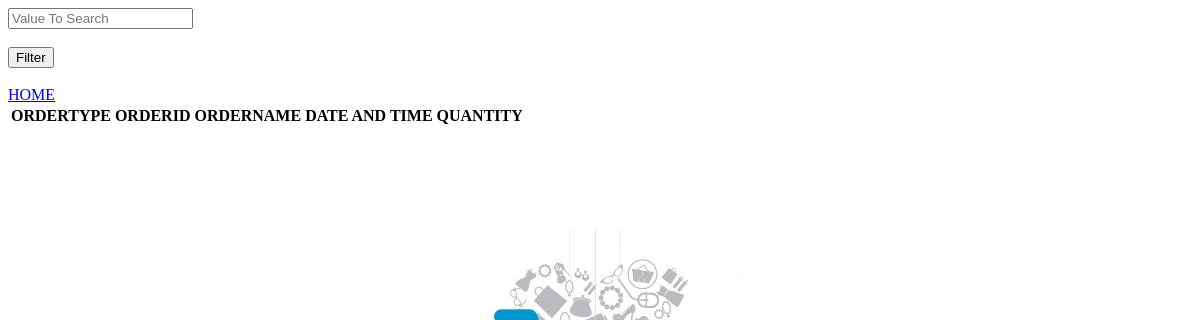
Page /viewo.php on the earlier database version.
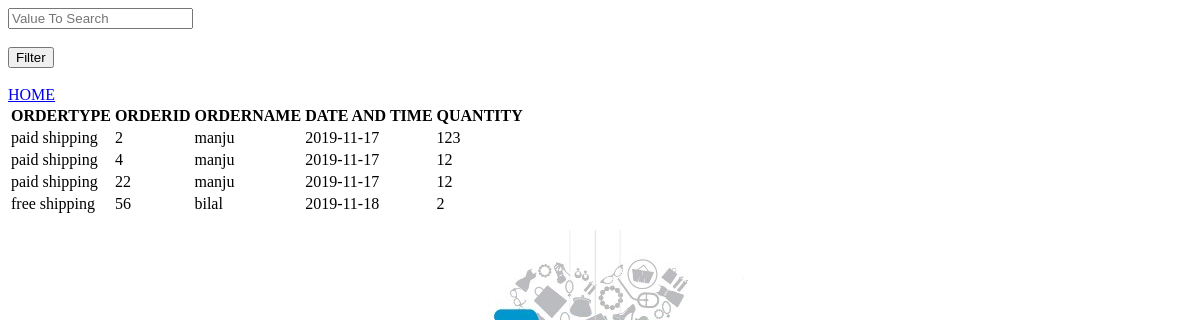
Same page on the later database version.
### tables this page shows
CREATE TABLE `order1` (
  `ord_type` varchar(20) NOT NULL,
  `ord_id` int(20) NOT NULL,
  `ordname` varchar(20) NOT NULL,
  `ord_dat` varchar(200) NOT NULL,
  `quan` int(20) NOT NULL
);

### viewo.php (the view, shortened to what this page needs)
<?php
if(isset($_POST['search']))
{
    $valueToSearch = $_POST['valueToSearch'];
    $query = "SELECT * FROM `order1` WHERE CONCAT('ord_type', 'ord_id', 'ordname', 'ord_dat', 'quan') LIKE '%".$valueToSearch."%'";
    $search_result = filterTable($query);
}
 else {
    $query = "SELECT * FROM `order1`";
    $search_result = filterTable($query);
}
function filterTable($query)
{
    $connect = mysqli_connect("localhost", "root", "", "login");
    $filter_Result = mysqli_query($connect, $query);
    return $filter_Result;
}
?>
<!DOCTYPE html>
<html>
    <head>
    </head>
    <body>
        <form action="viewp.php" method="post">
            <input type="text" name="valueToSearch" placeholder="Value To Search"><br><br>
            <input type="submit" name="search" value="Filter"><br><br>
            <table>
                <tr>
                    <th>ORDERTYPE</th>
                    <th>ORDERID</th>
                    <th>ORDERNAME</th>
                    <th>DATE AND TIME</th>
                    <th>QUANTITY</th>
                </tr>
                <?php while($row = mysqli_fetch_array($search_result)):?>
                <tr>
                    <td><?php echo $row['ord_type'];?></td>
                    <td><?php echo $row['ord_id'];?></td>
                    <td><?php echo $row['ordname'];?></td>
                    <td><?php echo $row['ord_dat'];?></td>
                    <td><?php echo $row['quan'];?></td>
                </tr>
                <?php endwhile;?>
    <a href="order3.php"> HOME </a>
            </table>
        </form>
    </body>
</html>

Differences in the rows shown:
added order1: ord_type "paid shipping", ord_id "2", ordname "manju", ord_dat "2019-11-17", quan "123"
added order1: ord_type "paid shipping", ord_id "4", ordname "manju", ord_dat "2019-11-17", quan "12"
added order1: ord_type "paid shipping", ord_id "22", ordname "manju", ord_dat "2019-11-17", quan "12"
added order1: ord_type "free shipping", ord_id "56", ordname "bilal", ord_dat "2019-11-18", quan "2"
